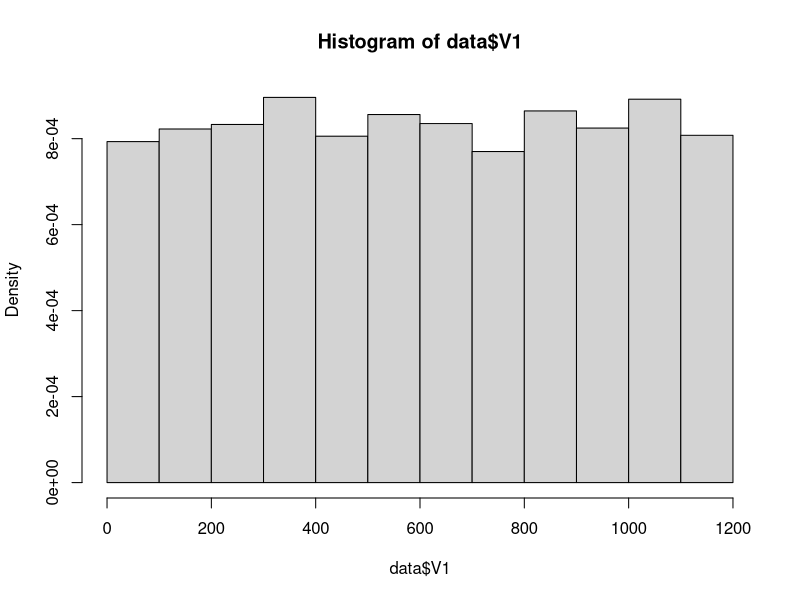
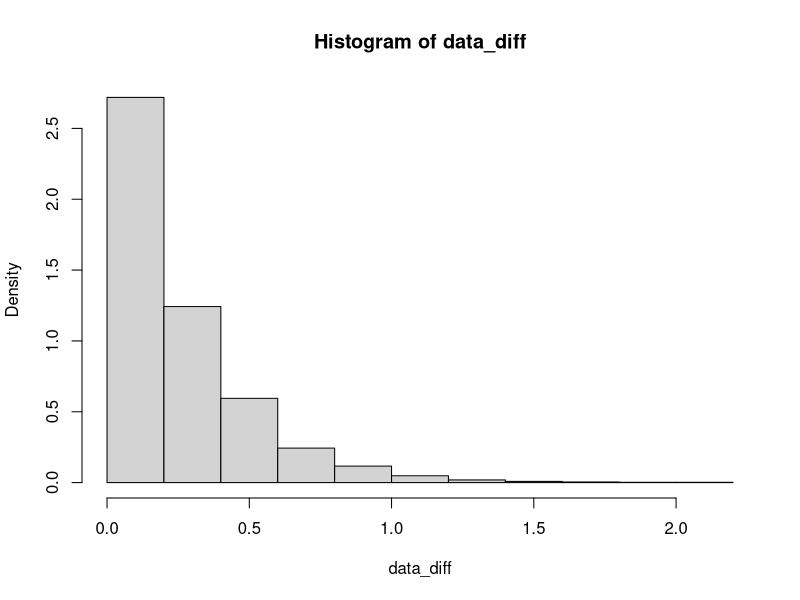

These figures' R source, in order:
# Author: Carlos Jesus Caro
# Email: carlos.jesus-caro@edu.dsti.institute

##############################################################################
# Exercise 1
##############################################################################

# Importing the data
data <- read.table('./FinalExam/data1.txt', header = FALSE)
head(data)
class(data$V1)

# Option 1
##########

# Plotting the histogram
hist(data$V1, freq = FALSE)
# Note: Based on the histogream, it looks like an Uniform distribution

# Applying the Kolmogorov-Smirnov test
ks.test(data$V1, punif, min(data$V1), max(data$V1))
# Note: p-value: 0.783 ==> H0 is not rejected, data$V1 seems to be a uniform
# random variable

# Option 2
##########

# Calculating the time arrival between 2 points
data_diff <- diff(data$V1)

# Histogram of the time difference between 2 points from data$V1
hist(data_diff, freq = FALSE)
# Note: Based on the histogream, it looks like an Exponential distribution

# Applying the Kolmogorov-Smirnov test
ks.test(data_diff, pexp, 1 / mean(data_diff))
# Note: p-value: 0.5568 ==> We accept H0, the difference between 2 points of data$V1
# is an exponential random variable

# Calculating lambda
lambda_hat <- 1 / mean(data_diff)
lambda_hat

##############################################################################
# Exercise 2
##############################################################################

# Importing the data
uk_train <- read.table('./FinalExam/ukcomp1_r.dat', header = TRUE)
uk_test <- read.table('./FinalExam/ukcomp2_r.dat', header = TRUE)

# Exploring the training data set
head(uk_train)
class(uk_train)
dim(uk_train)

# Exploring the test data set
head(uk_test)
class(uk_test)
dim(uk_test)

# Note: All variables are numeric

# Checking the correlation
cor(uk_train)
# Note: There is no indication that a varibale can be supressed from
# the correlatin analysis

# Building a linear model
lm_model <- lm(RETCAP~., data = uk_train)
summary(lm_model)
#  Note: Wihtout validating the noise, we can only consider the value
# coefficients since they are calculated with the least squared method
# and the adjusted R^2 value. Additional interpretations require the
# validation of the noise

# Validating the noise
# Step 1: Studiantized residuals
st_res <- rstudent(lm_model)
